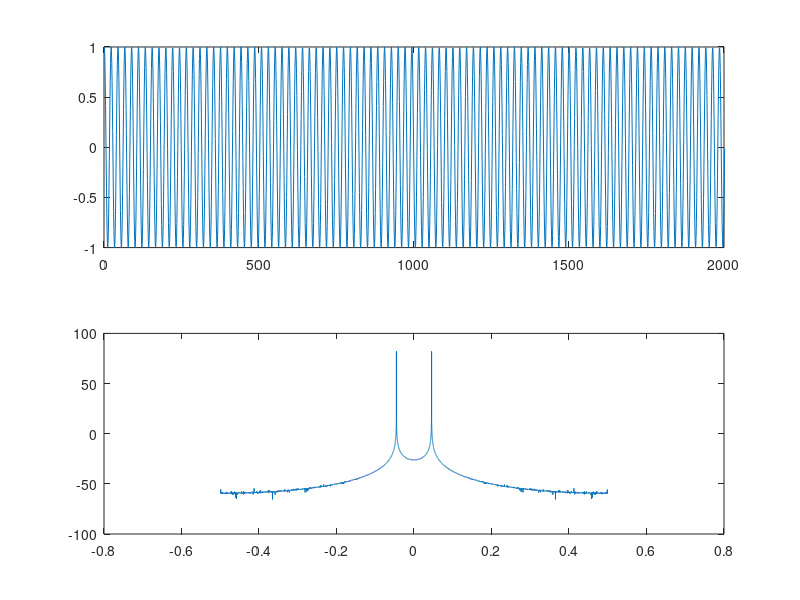
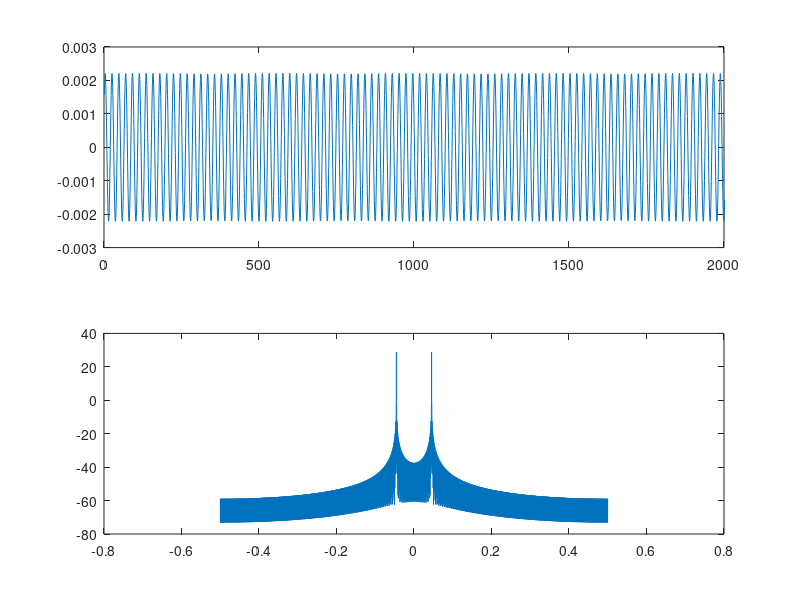
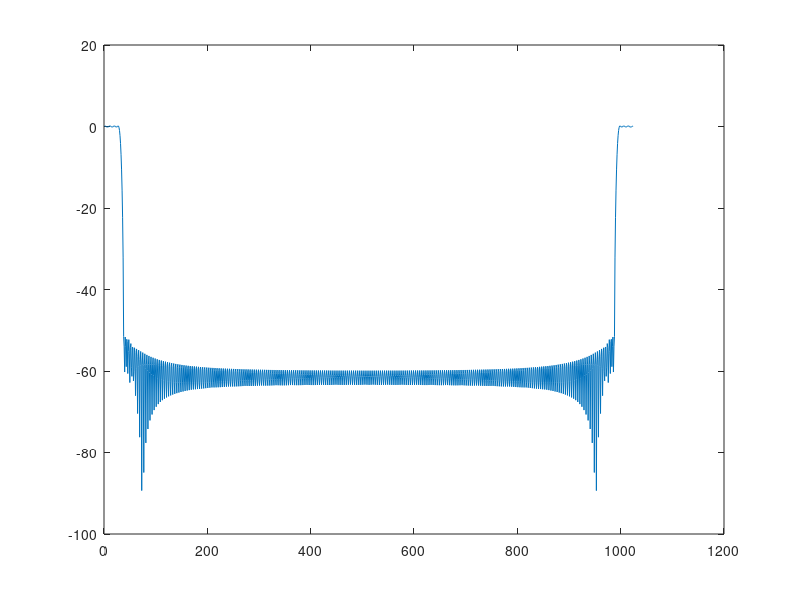

Reproduce these figures in MATLAB, in order.
x = importdata('data/x.dat');
y = importdata('data/y.dat');

X = fftshift(fft(x));
Y = fftshift(fft(y));

N = length(x);
Fs = 11025;

nx = ((-N/2):(N-N/2-1))/N;
ny = nx;

figure(1); subplot(2,1,1); plot(x); xlim([0 2000])
figure(1); subplot(2,1,2); plot(nx,20*log10(abs(X)));

figure(2); subplot(2,1,1); plot(y); xlim([0 2000])
figure(2); subplot(2,1,2); plot(ny,20*log10(abs(Y))); 

Htemp = dlmread('data/H.dat');
Hf = complex(Htemp(:,1), Htemp(:,2));
figure(3); plot(20*log10(abs(Hf)));